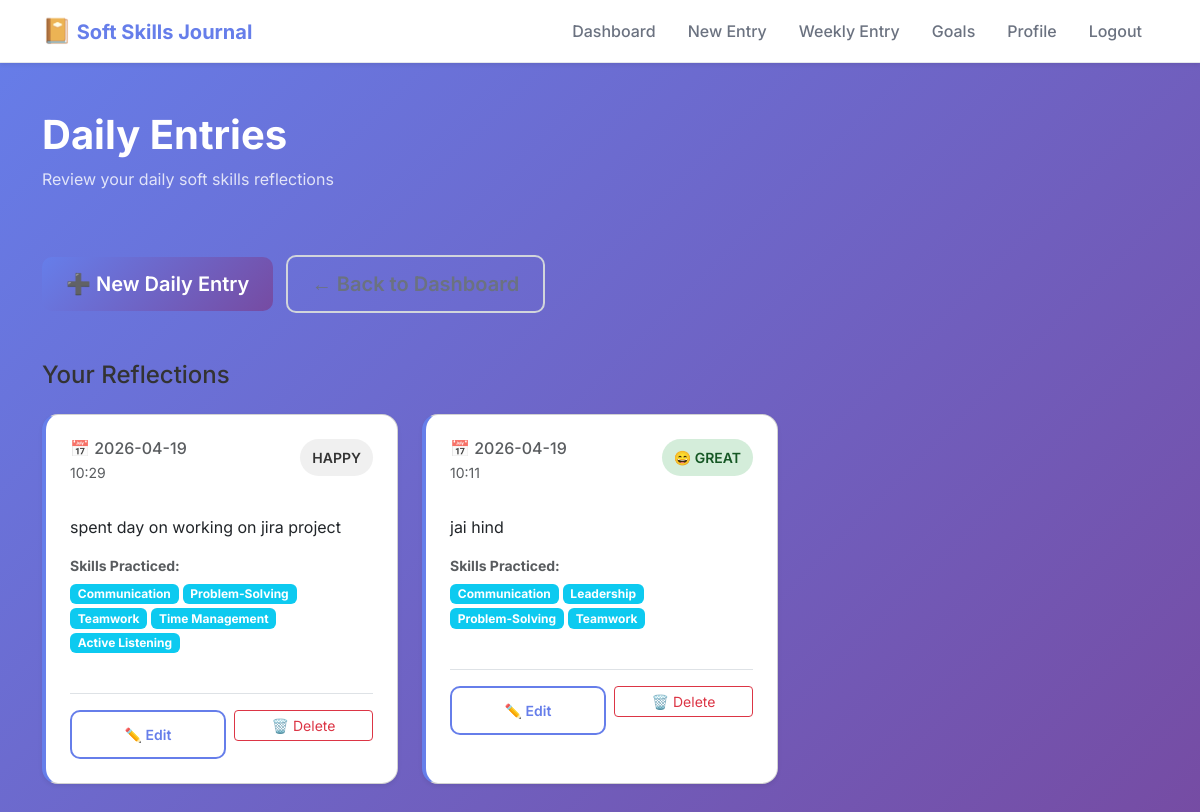
The page /daily-entries (signed in) on the database its author committed.
### tables this page shows
CREATE TABLE entries (
            id INTEGER PRIMARY KEY AUTOINCREMENT,
            user_id INTEGER NOT NULL,
            content TEXT NOT NULL,
            mood TEXT NOT NULL,
            skills TEXT,
            created_at TIMESTAMP DEFAULT CURRENT_TIMESTAMP,
            FOREIGN KEY (user_id) REFERENCES users (id)
        );

### app.py (the view)
@app.route('/daily-entries')
@login_required
def daily_entries():
    conn = get_db()
    cursor = conn.cursor()
    cursor.execute('''
        SELECT * FROM entries
        WHERE user_id = ?
        ORDER BY created_at DESC
    ''', (session['user_id'],))
    entries = cursor.fetchall()
    conn.close()
    return render_template('daily_entries.html', entries=entries)

### app.py (called while the page is built)
def get_db():
    conn = sqlite3.connect(DATABASE)
    conn.row_factory = sqlite3.Row  # This enables column access by name
    return conn

def login_required(f):
    @wraps(f)
    def decorated_function(*args, **kwargs):
        if 'user_id' not in session:
            flash('Please log in to access this page.', 'warning')
            return redirect(url_for('login'))
        return f(*args, **kwargs)
    return decorated_function

### templates/daily_entries.html (shortened to what this page needs)
{% extends "base.html" %}
{% block content %}
<div class="dashboard-container">
    <div class="container py-5">
        <div class="row mb-5">
            <div class="col-12">
                <h1 class="page-title mb-2">Daily Entries</h1>
                <p class="text-muted">Review your daily soft skills reflections</p>
            </div>
        </div>
        <div class="row mb-5">
            <div class="col-12">
                <a href="{{ url_for('new_entry') }}" class="btn btn-primary btn-lg me-2">
                    ➕ New Daily Entry
                </a>
                <a href="{{ url_for('dashboard') }}" class="btn btn-outline-secondary btn-lg">
                </a>
            </div>
        </div>
        <h4 class="mb-4">Your Reflections</h4>
        {% if entries %}
        <div class="row">
            {% for entry in entries %}
            <div class="col-md-6 col-lg-4 mb-4">
                <div class="card shadow-sm p-4 h-100 border-left-primary entry-card">
                    <div class="d-flex justify-content-between align-items-start mb-3">
                        <div>
                            <h6 class="mb-1 text-muted">
                                📅 {{ entry['created_at'][:10] }}
                            </h6>
                            <p class="text-muted small">
                                {{ entry['created_at'][11:16] }}
                            </p>
                        </div>
                        <span class="mood-badge" data-mood="{{ entry['mood'] }}">
                            {% if entry['mood'] == 'Great' %}
                                😄 Great
                            {% elif entry['mood'] == 'Good' %}
                                🙂 Good
                            {% elif entry['mood'] == 'Okay' %}
                                😐 Okay
                            {% elif entry['mood'] == 'Stressed' %}
                                😰 Stressed
                            {% elif entry['mood'] == 'Frustrated' %}
                                😠 Frustrated
                            {% else %}
                                {{ entry['mood'] }}
                            {% endif %}
                        </span>
                    </div>
                    <div class="mb-3">
                        <p class="card-text">
                            {{ entry['content'][:200] }}
                        </p>
                    </div>
                    {% if entry['skills'] and entry['skills'] != 'None' %}
                    <div class="mb-3">
                        <p class="text-muted small mb-2">
                            <strong>Skills Practiced:</strong>
                        </p>
                        <div class="d-flex flex-wrap gap-1">
                            {% for skill in entry['skills'].split(', ') %}
                            <span class="badge bg-info">{{ skill }}</span>
                            {% endfor %}
                        </div>
                    </div>
                    {% endif %}
                    <div class="d-flex gap-2 mt-4 pt-3 border-top">
                        <a href="{{ url_for('edit_entry', entry_id=entry['id']) }}" class="btn btn-sm btn-outline-primary flex-grow-1">
                            ✏️ Edit
                        </a>
                        <form method="POST" action="{{ url_for('delete_entry', entry_id=entry['id']) }}" style="flex-grow: 1;" onsubmit="return confirm('Are you sure you want to delete this entry?');">
                            <button type="submit" class="btn btn-sm btn-outline-danger w-100">
                                🗑️ Delete
                            </button>
                        </form>
                    </div>
                </div>
            </div>
            {% endfor %}
        </div>
        {% endif %}
    </div>
</div>
{% endblock %}

### templates/base.html (shortened to what this page needs)
<!DOCTYPE html>
<html lang="en">
<head>
    <link href="https://cdn.jsdelivr.net/npm/bootstrap@5.3.0/dist/css/bootstrap.min.css" rel="stylesheet">
    <link rel="stylesheet" href="{{ url_for('static', filename='style.css') }}">
</head>
<body>
    {% if session.user_id %}
    <nav class="navbar navbar-expand-lg navbar-light bg-white shadow-sm">
        <div class="container">
            <a class="navbar-brand fw-bold" href="{{ url_for('dashboard') }}">
                <span class="brand-icon">📔</span> Soft Skills Journal
            </a>
            <div class="collapse navbar-collapse" id="navbarNav">
                <ul class="navbar-nav ms-auto">
                    <li class="nav-item">
                        <a class="nav-link" href="{{ url_for('dashboard') }}">Dashboard</a>
                    </li>
                    <li class="nav-item">
                        <a class="nav-link" href="{{ url_for('new_entry') }}">New Entry</a>
                    </li>
                    <li class="nav-item">
                        <a class="nav-link" href="{{ url_for('weekly_entry') }}">Weekly Entry</a>
                    </li>
                    <li class="nav-item">
                        <a class="nav-link" href="{{ url_for('goals') }}">Goals</a>
                    </li>
                    <li class="nav-item">
                        <a class="nav-link" href="{{ url_for('profile') }}">Profile</a>
                    </li>
                    <li class="nav-item">
                        <a class="nav-link text-danger" href="{{ url_for('logout') }}">Logout</a>
                    </li>
                </ul>
            </div>
        </div>
    </nav>
    {% endif %}
    <main>
        {% block content %}{% endblock %}
    </main>
</body>
</html>

### static/style.css (style rules this page uses)
* { margin: 0; padding: 0; box-sizing: border-box; }
body { font-family: 'Inter', sans-serif; background: linear-gradient(135deg, #667eea 0%, #764ba2 100%); min-height: 100vh; color: #333; }
.navbar { border-bottom: 1px solid #e5e7eb; }
.navbar-brand { color: #667eea !important; font-size: 1.25rem; }
.brand-icon { font-size: 1.5rem; }
.nav-link { color: #6b7280 !important; font-weight: 500; padding: 0.5rem 1rem !important; border-radius: 8px; transition: background-color 0.2s, color 0.2s; }
.btn-primary { background: linear-gradient(135deg, #667eea 0%, #764ba2 100%); border: none; padding: 0.75rem 1.5rem; border-radius: 10px; font-weight: 600; transition: transform 0.2s, box-shadow 0.2s; }
.btn-outline-primary { border: 2px solid #667eea; color: #667eea; padding: 0.75rem 1.5rem; border-radius: 10px; font-weight: 600; transition: all 0.2s; }
.btn-outline-secondary { border: 2px solid #d1d5db; color: #6b7280; padding: 0.75rem 1.5rem; border-radius: 10px; font-weight: 600; transition: all 0.2s; }
.dashboard-container { min-height: calc(100vh - 72px); }
.page-title { font-size: 2.5rem; font-weight: 700; color: white; margin-bottom: 0.5rem; }
.container > .row > .col-12 > .text-muted { color: rgba(255, 255, 255, 0.8) !important; }
.entry-card { background: white; border-radius: 16px; padding: 1.5rem; box-shadow: 0 4px 12px rgba(0, 0, 0, 0.08); transition: transform 0.2s, box-shadow 0.2s; height: 100%; display: flex; flex-direction: column; }
.mood-badge { padding: 0.25rem 0.75rem; border-radius: 20px; font-size: 0.75rem; font-weight: 600; text-transform: uppercase; }

### templates/daily_entries.html (style rules this page uses)
.entry-card { transition: transform 0.2s, box-shadow 0.2s; border-left: 4px solid #667eea !important; }
.mood-badge { padding: 0.5rem 0.75rem; border-radius: 20px; font-size: 0.875rem; font-weight: 600; background-color: #f0f0f0; color: #333; white-space: nowrap; }
.mood-badge[data-mood="Great"] { background-color: #d4edda; color: #155724; }

### rows shown on the page
entries: created_at "2026-04-19", created_at "10:29", mood "HAPPY", content "spent day on working on jira project", skill "Communication" "Problem-Solving" "Teamwork" "Time Management" "Active Listening"
entries: created_at "2026-04-19", created_at "10:11", mood "😄 GREAT", content "jai hind", skill "Communication" "Leadership" "Problem-Solving" "Teamwork"
